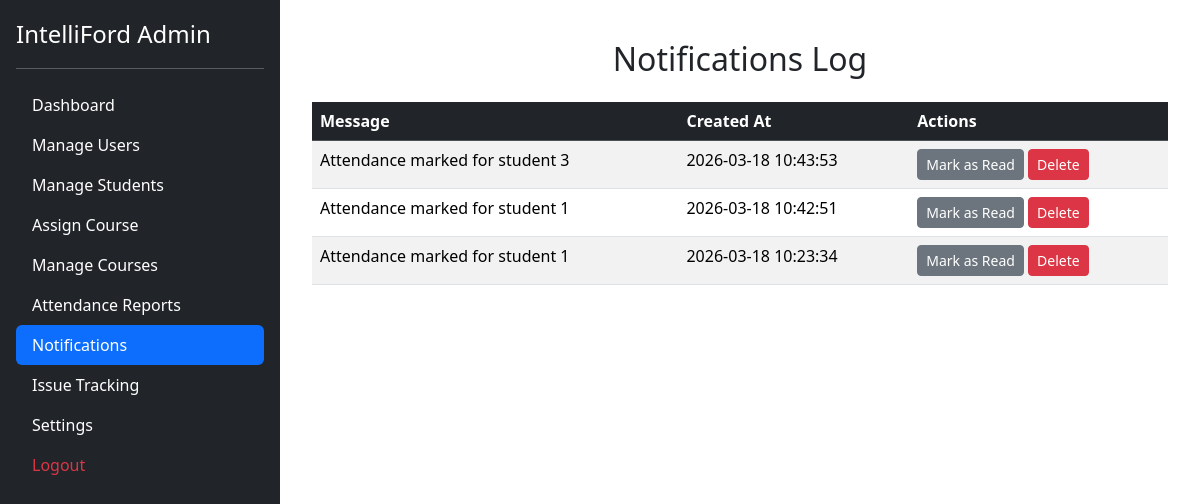
The page /admin/notifications.php (signed in) on the database its author committed.
### tables this page shows
CREATE TABLE `notifications` (
  `id` int(11) NOT NULL,
  `message` text NOT NULL,
  `is_read` tinyint(1) DEFAULT 0,
  `created_at` timestamp NOT NULL DEFAULT current_timestamp()
);

### admin/notifications.php (the view, shortened to what this page needs)
<?php
include '../includes/sidebar.php';
include '../config.php';
$notifications = $conn->query("SELECT * FROM notifications ORDER BY created_at DESC");
?>
<!DOCTYPE html>
<html lang="en">
<head>
  <link href="https://cdn.jsdelivr.net/npm/bootstrap@5.3.3/dist/css/bootstrap.min.css" rel="stylesheet">
</head>
<body>
<div class="container mx-auto" style="max-width: 900px; padding-top: 20px;">
  <h2 class="text-center mb-4">Notifications Log</h2>
  <table class="table table-striped table-hover">
    <thead class="table-dark">
      <tr><th>Message</th><th>Created At</th><th>Actions</th></tr>
    </thead>
    <tbody>
      <?php if ($notifications->num_rows > 0): ?>
        <?php while($notif = $notifications->fetch_assoc()): ?>
          <tr>
            <td><?php echo htmlspecialchars($notif['message']); ?></td>
            <td><?php echo $notif['created_at']; ?></td>
            <td>
              <button class="btn btn-sm btn-secondary">Mark as Read</button>
              <button class="btn btn-sm btn-danger">Delete</button>
            </td>
          </tr>
        <?php endwhile; ?>
      <?php else: ?>
        <tr><td colspan="3" class="text-center">No notifications yet.</td></tr>
      <?php endif; ?>
    </tbody>
  </table>
</div>
</body>
</html>

### rows shown on the page
notifications: message "Attendance marked for student 3", created_at "2026-03-18 10:43:53"
notifications: message "Attendance marked for student 1", created_at "2026-03-18 10:42:51"
notifications: message "Attendance marked for student 1", created_at "2026-03-18 10:23:34"
